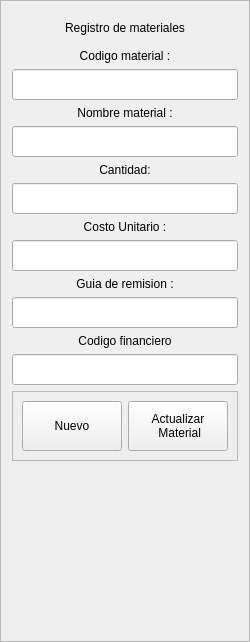
                     <widget class="QFrame" name="frame_7">
                      <property name="minimumSize">
                       <size>
                        <width>250</width>
                        <height>0</height>
                       </size>
                      </property>
                      <property name="maximumSize">
                       <size>
                        <width>350</width>
                        <height>16777215</height>
                       </size>
                      </property>
                      <property name="styleSheet">
                       <string notr="true">QLabel{
border: 0px;
}</string>
                      </property>
                      <property name="frameShape">
                       <enum>QFrame::StyledPanel</enum>
                      </property>
                      <property name="frameShadow">
                       <enum>QFrame::Raised</enum>
                      </property>
                      <layout class="QVBoxLayout" name="verticalLayout_18">
                       <item>
                        <widget class="QLabel" name="label_8">
                         <property name="minimumSize">
                          <size>
                           <width>0</width>
                           <height>31</height>
                          </size>
                         </property>
                         <property name="text">
                          <string>Registro de materiales</string>
                         </property>
                         <property name="alignment">
                          <set>Qt::AlignCenter</set>
                         </property>
                        </widget>
                       </item>
                       <item>
                        <widget class="QLabel" name="label_48">
                         <property name="text">
                          <string>Codigo material :</string>
                         </property>
                         <property name="alignment">
                          <set>Qt::AlignCenter</set>
                         </property>
                        </widget>
                       </item>
                       <item>
                        <widget class="QLineEdit" name="lineEdit_21">
                         <property name="minimumSize">
                          <size>
                           <width>0</width>
                           <height>31</height>
                          </size>
                         </property>
                         <property name="font">
                          <font>
                           <pointsize>12</pointsize>
                          </font>
                         </property>
                        </widget>
                       </item>
                       <item>
                        <widget class="QLabel" name="label_23">
                         <property name="text">
                          <string>Nombre material :</string>
                         </property>
                         <property name="alignment">
                          <set>Qt::AlignCenter</set>
                         </property>
                        </widget>
                       </item>
                       <item>
                        <widget class="QLineEdit" name="lineEdit_15">
                         <property name="minimumSize">
                          <size>
                           <width>0</width>
                           <height>31</height>
                          </size>
                         </property>
                         <property name="font">
                          <font>
                           <pointsize>12</pointsize>
                          </font>
                         </property>
                        </widget>
                       </item>
                       <item>
                        <widget class="QLabel" name="label_24">
                         <property name="text">
                          <string>Cantidad:</string>
                         </property>
                         <property name="alignment">
                          <set>Qt::AlignCenter</set>
                         </property>
                        </widget>
                       </item>
                       <item>
                        <widget class="QLineEdit" name="lineEdit_16">
                         <property name="minimumSize">
                          <size>
                           <width>0</width>
                           <height>31</height>
                          </size>
                         </property>
                         <property name="font">
                          <font>
                           <pointsize>12</pointsize>
                          </font>
                         </property>
                        </widget>
                       </item>
                       <item>
                        <widget class="QLabel" name="label_25">
                         <property name="text">
                          <string>Costo Unitario :</string>
                         </property>
                         <property name="alignment">
                          <set>Qt::AlignCenter</set>
                         </property>
                        </widget>
                       </item>
                       <item>
                        <widget class="QLineEdit" name="lineEdit_17">
                         <property name="minimumSize">
                          <size>
                           <width>0</width>
                           <height>31</height>
                          </size>
                         </property>
                         <property name="font">
                          <font>
                           <pointsize>12</pointsize>
                          </font>
                         </property>
                        </widget>
                       </item>
                       <item>
                        <widget class="QLabel" name="label_26">
                         <property name="text">
                          <string>Guia de remision :</string>
                         </property>
                         <property name="alignment">
                          <set>Qt::AlignCenter</set>
                         </property>
                        </widget>
                       </item>
                       <item>
                        <widget class="QLineEdit" name="lineEdit_18">
                         <property name="minimumSize">
                          <size>
                           <width>0</width>
                           <height>31</height>
                          </size>
                         </property>
                         <property name="font">
                          <font>
                           <pointsize>12</pointsize>
                          </font>
                         </property>
                        </widget>
                       </item>
                       <item>
                        <widget class="QLabel" name="label_27">
                         <property name="text">
                          <string>Codigo financiero</string>
                         </property>
                         <property name="alignment">
                          <set>Qt::AlignCenter</set>
                         </property>
                        </widget>
                       </item>
                       <item>
                        <widget class="QLineEdit" name="lineEdit_19">
                         <property name="minimumSize">
                          <size>
                           <width>0</width>
                           <height>31</height>
                          </size>
                         </property>
                         <property name="font">
                          <font>
                           <pointsize>12</pointsize>
                          </font>
                         </property>
                        </widget>
                       </item>
                       <item>
                        <widget class="QFrame" name="frame_8">
                         <property name="styleSheet">
                          <string notr="true">QFrame{
border: 0xp;
}</string>
                         </property>
                         <property name="frameShape">
                          <enum>QFrame::StyledPanel</enum>
                         </property>
                         <property name="frameShadow">
                          <enum>QFrame::Raised</enum>
                         </property>
                         <layout class="QHBoxLayout" name="horizontalLayout_7">
                          <item>
                           <widget class="QPushButton" name="pushButton_12">
                            <property name="minimumSize">
                             <size>
                              <width>0</width>
                              <height>50</height>
                             </size>
                            </property>
                            <property name="text">
                             <string>Nuevo</string>
                            </property>
                           </widget>
                          </item>
                          <item>
                           <widget class="QPushButton" name="pushButton_14">
                            <property name="minimumSize">
                             <size>
                              <width>0</width>
                              <height>50</height>
                             </size>
                            </property>
                            <property name="text">
                             <string>Actualizar 
 Material</string>
                            </property>
                           </widget>
                          </item>
                         </layout>
                        </widget>
                       </item>
                       <item>
                        <spacer name="verticalSpacer_2">
                         <property name="orientation">
                          <enum>Qt::Vertical</enum>
                         </property>
                         <property name="sizeHint" stdset="0">
                          <size>
                           <width>20</width>
                           <height>169</height>
                          </size>
                         </property>
                        </spacer>
                       </item>
                      </layout>
                     </widget>
